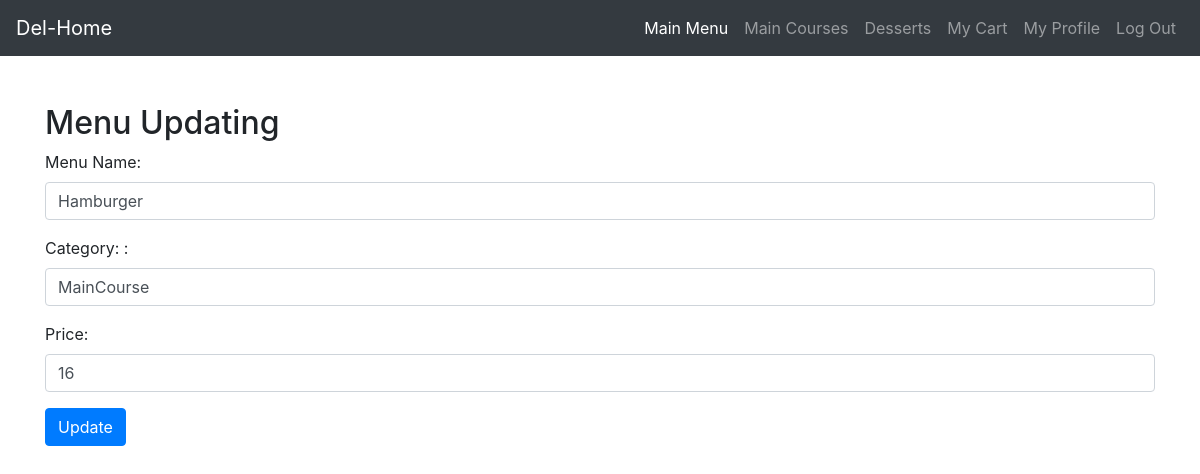
The app's page /updateMenu.php?id=1 with its own data.
### tables this page shows
CREATE TABLE `menuTable` (
  `id` int(11) NOT NULL,
  `menuId` int(11) NOT NULL,
  `menuImg` varchar(500) DEFAULT NULL,
  `menuName` varchar(50) NOT NULL,
  `menuCategory` varchar(50) NOT NULL,
  `menuQuantity` int(11) DEFAULT NULL,
  `menuPrice` int(11) NOT NULL
);

### updateMenu.php (the view, shortened to what this page needs)
<?php
include 'navbar.php';
$conn = new mysqli("localhost", "root", "", "yemeksepetiDB");
$menuId = $_GET['id'];
$sqlSelect = "SELECT * FROM menuTable WHERE menuId=$menuId";
$resultSelect = $conn->query($sqlSelect);
$rowSelect = $resultSelect->fetch_assoc();
?>
<!DOCTYPE html>
<html lang="en">
<head>
    <link rel="stylesheet" href="https://stackpath.bootstrapcdn.com/bootstrap/4.5.2/css/bootstrap.min.css">
</head>
<body>
    <div class="container mt-5">
        <h2>Menu Updating</h2>
        <form action="" method="post">
            <div class="form-group">
                <label for="menuName">Menu Name:</label>
                <input type="text" class="form-control" id="menuName" name="menuName" value="<?= $rowSelect['menuName'] ?>" required>
            </div>
            <div class="form-group">
                <label for="menuCategory">Category: :</label>
                <input type="text" class="form-control" id="menuCategory" name="menuCategory" value="<?= $rowSelect['menuCategory'] ?>" required>
            </div>
            <div class="form-group">
                <label for="menuPrice">Price: </label>
                <input type="number" class="form-control" id="menuPrice" name="menuPrice" value="<?= $rowSelect['menuPrice'] ?>" required>
            </div>
            <button type="submit" class="btn btn-primary">Update</button>
        </form>
    </div>
</body>
</html>

### records on screen
menutable: menuName "Hamburger", menuCategory "MainCourse", menuPrice "16"
